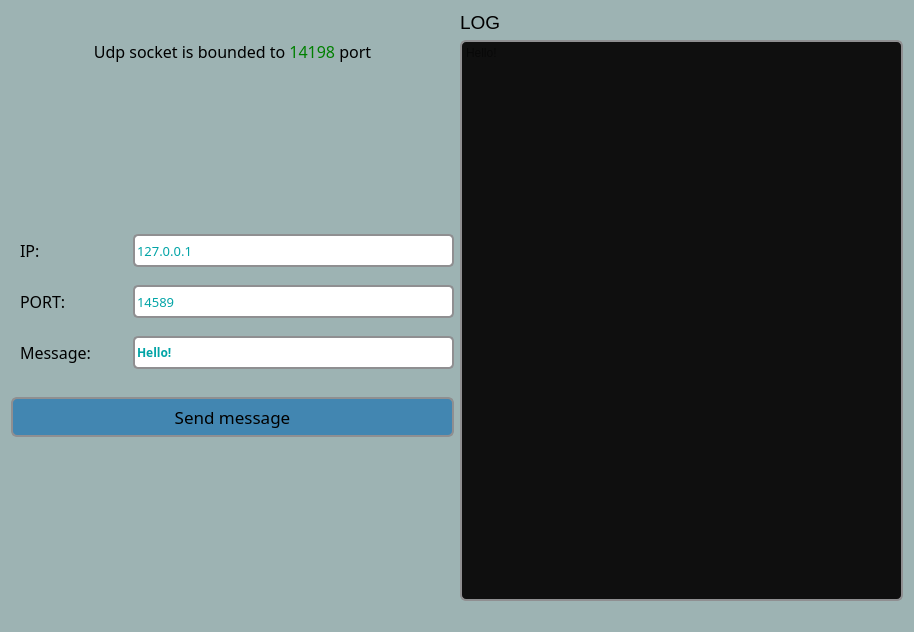
<?xml version="1.0" encoding="UTF-8"?>
<ui version="4.0">
 <class>Window</class>
 <widget class="QWidget" name="Window">
  <property name="geometry">
   <rect>
    <x>0</x>
    <y>0</y>
    <width>914</width>
    <height>632</height>
   </rect>
  </property>
  <property name="font">
   <font>
    <family>Sneakerhead BTN Condensed</family>
    <weight>50</weight>
    <bold>false</bold>
   </font>
  </property>
  <property name="windowTitle">
   <string>Form</string>
  </property>
  <property name="styleSheet">
   <string notr="true">background-color: #9db3b3</string>
  </property>
  <layout class="QGridLayout" name="gridLayout_2">
   <item row="0" column="0">
    <spacer name="horizontalSpacer">
     <property name="orientation">
      <enum>Qt::Horizontal</enum>
     </property>
     <property name="sizeHint" stdset="0">
      <size>
       <width>442</width>
       <height>20</height>
      </size>
     </property>
    </spacer>
   </item>
   <item row="0" column="1">
    <widget class="QLabel" name="label">
     <property name="font">
      <font>
       <pointsize>14</pointsize>
      </font>
     </property>
     <property name="styleSheet">
      <string notr="true">QLabel{
color: &quot;blue&quot;;
}</string>
     </property>
     <property name="text">
      <string>LOG</string>
     </property>
    </widget>
   </item>
   <item row="1" column="0">
    <widget class="QLabel" name="bounded_port_label">
     <property name="font">
      <font>
       <family>Snap ITC</family>
       <pointsize>12</pointsize>
       <italic>false</italic>
      </font>
     </property>
     <property name="mouseTracking">
      <bool>true</bool>
     </property>
     <property name="styleSheet">
      <string notr="true"/>
     </property>
     <property name="text">
      <string>Udp socket is bounded to &lt;font color=&quot;green&quot;&gt;14198&lt;/font&gt; port</string>
     </property>
     <property name="alignment">
      <set>Qt::AlignCenter</set>
     </property>
    </widget>
   </item>
   <item row="1" column="1" rowspan="4">
    <widget class="QTextEdit" name="log_text_edit">
     <property name="font">
      <font>
       <pointsize>9</pointsize>
      </font>
     </property>
     <property name="styleSheet">
      <string notr="true">background-color: #0f0f0f;
border: 2px solid #8f8f91;
border-radius: 6px;</string>
     </property>
     <property name="readOnly">
      <bool>true</bool>
     </property>
     <property name="html">
      <string>&lt;!DOCTYPE HTML PUBLIC &quot;-//W3C//DTD HTML 4.0//EN&quot; &quot;http://www.w3.org/TR/REC-html40/strict.dtd&quot;&gt;
&lt;html&gt;&lt;head&gt;&lt;meta name=&quot;qrichtext&quot; content=&quot;1&quot; /&gt;&lt;style type=&quot;text/css&quot;&gt;
p, li { white-space: pre-wrap; }
&lt;/style&gt;&lt;/head&gt;&lt;body style=&quot; font-family:'MS Shell Dlg 2'; font-size:9pt; font-weight:400; font-style:normal;&quot;&gt;
&lt;p style=&quot;-qt-paragraph-type:empty; margin-top:0px; margin-bottom:0px; margin-left:0px; margin-right:0px; -qt-block-indent:0; text-indent:0px;&quot;&gt;&lt;br /&gt;&lt;/p&gt;&lt;/body&gt;&lt;/html&gt;</string>
     </property>
     <property name="placeholderText">
      <string>Hello!</string>
     </property>
    </widget>
   </item>
   <item row="2" column="0">
    <spacer name="verticalSpacer">
     <property name="orientation">
      <enum>Qt::Vertical</enum>
     </property>
     <property name="sizeType">
      <enum>QSizePolicy::MinimumExpanding</enum>
     </property>
     <property name="sizeHint" stdset="0">
      <size>
       <width>20</width>
       <height>152</height>
      </size>
     </property>
    </spacer>
   </item>
   <item row="3" column="0">
    <layout class="QVBoxLayout" name="verticalLayout" stretch="2,10">
     <property name="spacing">
      <number>28</number>
     </property>
     <property name="sizeConstraint">
      <enum>QLayout::SetMaximumSize</enum>
     </property>
     <item>
      <layout class="QGridLayout" name="gridLayout" columnstretch="0,0">
       <property name="sizeConstraint">
        <enum>QLayout::SetDefaultConstraint</enum>
       </property>
       <property name="leftMargin">
        <number>9</number>
       </property>
       <property name="topMargin">
        <number>0</number>
       </property>
       <property name="horizontalSpacing">
        <number>2</number>
       </property>
       <property name="verticalSpacing">
        <number>18</number>
       </property>
       <item row="0" column="0">
        <widget class="QLabel" name="label_4">
         <property name="minimumSize">
          <size>
           <width>111</width>
           <height>0</height>
          </size>
         </property>
         <property name="maximumSize">
          <size>
           <width>111</width>
           <height>16777215</height>
          </size>
         </property>
         <property name="font">
          <font>
           <family>Space Bd BT</family>
           <pointsize>12</pointsize>
          </font>
         </property>
         <property name="styleSheet">
          <string notr="true">QLabel:hover{
	font-size: 14em;
}

QLabel{
	font-size: 12em;
}</string>
         </property>
         <property name="text">
          <string>IP:</string>
         </property>
        </widget>
       </item>
       <item row="0" column="1">
        <widget class="QLineEdit" name="ip_line_edit">
         <property name="sizePolicy">
          <sizepolicy hsizetype="Expanding" vsizetype="Minimum">
           <horstretch>0</horstretch>
           <verstretch>0</verstretch>
          </sizepolicy>
         </property>
         <property name="minimumSize">
          <size>
           <width>0</width>
           <height>33</height>
          </size>
         </property>
         <property name="maximumSize">
          <size>
           <width>16777215</width>
           <height>42</height>
          </size>
         </property>
         <property name="font">
          <font>
           <family>Swiss921 BT</family>
           <pointsize>10</pointsize>
           <weight>50</weight>
           <bold>false</bold>
          </font>
         </property>
         <property name="styleSheet">
          <string notr="true">background-color: white;
color: #02a4a6;
border: 2px solid #8f8f91;
border-radius: 5px;</string>
         </property>
         <property name="text">
          <string>127.0.0.1</string>
         </property>
        </widget>
       </item>
       <item row="1" column="0">
        <widget class="QLabel" name="label_5">
         <property name="minimumSize">
          <size>
           <width>111</width>
           <height>0</height>
          </size>
         </property>
         <property name="maximumSize">
          <size>
           <width>111</width>
           <height>16777215</height>
          </size>
         </property>
         <property name="font">
          <font>
           <family>Space Bd BT</family>
           <pointsize>12</pointsize>
          </font>
         </property>
         <property name="styleSheet">
          <string notr="true">QLabel:hover{
	font-size: 14em;
}

QLabel{
	font-size: 12em;
}</string>
         </property>
         <property name="text">
          <string>PORT:</string>
         </property>
        </widget>
       </item>
       <item row="1" column="1">
        <widget class="QLineEdit" name="port_line_edit">
         <property name="sizePolicy">
          <sizepolicy hsizetype="Expanding" vsizetype="Minimum">
           <horstretch>0</horstretch>
           <verstretch>0</verstretch>
          </sizepolicy>
         </property>
         <property name="minimumSize">
          <size>
           <width>0</width>
           <height>33</height>
          </size>
         </property>
         <property name="maximumSize">
          <size>
           <width>16777215</width>
           <height>42</height>
          </size>
         </property>
         <property name="font">
          <font>
           <family>Swiss921 BT</family>
           <pointsize>10</pointsize>
           <weight>50</weight>
           <bold>false</bold>
          </font>
         </property>
         <property name="styleSheet">
          <string notr="true">background-color: white;
color: #02a4a6;
border: 2px solid #8f8f91;
border-radius: 5px;</string>
         </property>
         <property name="text">
          <string>14589</string>
         </property>
        </widget>
       </item>
       <item row="2" column="0">
        <widget class="QLabel" name="label_3">
         <property name="minimumSize">
          <size>
           <width>111</width>
           <height>0</height>
          </size>
         </property>
         <property name="maximumSize">
          <size>
           <width>111</width>
           <height>16777215</height>
          </size>
         </property>
         <property name="font">
          <font>
           <family>Space Bd BT</family>
           <pointsize>12</pointsize>
          </font>
         </property>
         <property name="styleSheet">
          <string notr="true">

QLabel:hover{
	font: bold;
}


</string>
         </property>
         <property name="text">
          <string>Message:</string>
         </property>
        </widget>
       </item>
       <item row="2" column="1">
        <widget class="QLineEdit" name="message_line_edit">
         <property name="sizePolicy">
          <sizepolicy hsizetype="Expanding" vsizetype="Minimum">
           <horstretch>0</horstretch>
           <verstretch>0</verstretch>
          </sizepolicy>
         </property>
         <property name="minimumSize">
          <size>
           <width>0</width>
           <height>33</height>
          </size>
         </property>
         <property name="maximumSize">
          <size>
           <width>16777215</width>
           <height>42</height>
          </size>
         </property>
         <property name="font">
          <font>
           <family>Segoe UI Semibold</family>
           <pointsize>9</pointsize>
           <weight>75</weight>
           <bold>true</bold>
          </font>
         </property>
         <property name="styleSheet">
          <string notr="true">background-color: white;
color: #02a4a6;
border: 2px solid #8f8f91;
border-radius: 5px;</string>
         </property>
         <property name="text">
          <string>Hello!</string>
         </property>
        </widget>
       </item>
      </layout>
     </item>
     <item>
      <widget class="QPushButton" name="send_message_btn">
       <property name="sizePolicy">
        <sizepolicy hsizetype="Minimum" vsizetype="Preferred">
         <horstretch>0</horstretch>
         <verstretch>0</verstretch>
        </sizepolicy>
       </property>
       <property name="minimumSize">
        <size>
         <width>0</width>
         <height>40</height>
        </size>
       </property>
       <property name="maximumSize">
        <size>
         <width>16777215</width>
         <height>60</height>
        </size>
       </property>
       <property name="sizeIncrement">
        <size>
         <width>0</width>
         <height>0</height>
        </size>
       </property>
       <property name="font">
        <font>
         <family>Script MT Bold</family>
         <pointsize>13</pointsize>
         <weight>50</weight>
         <italic>false</italic>
         <bold>false</bold>
        </font>
       </property>
       <property name="styleSheet">
        <string notr="true">QPushButton{
	background-color:#4286b1;
	border: 2px solid #8f8f91;
    border-radius: 6px;
	font: 13pt;
}

QPushButton:pressed {
    background-color:#1673ad ;
	border: 2px solid #c8cf03;
}

QPushButton:hover {
   border: 2px solid #dee60c;
	font: bold 15pt;
}</string>
       </property>
       <property name="text">
        <string>Send message</string>
       </property>
      </widget>
     </item>
    </layout>
   </item>
   <item row="4" column="0">
    <spacer name="verticalSpacer_2">
     <property name="orientation">
      <enum>Qt::Vertical</enum>
     </property>
     <property name="sizeType">
      <enum>QSizePolicy::MinimumExpanding</enum>
     </property>
     <property name="sizeHint" stdset="0">
      <size>
       <width>20</width>
       <height>151</height>
      </size>
     </property>
    </spacer>
   </item>
   <item row="5" column="0" colspan="2">
    <spacer name="horizontalSpacer_2">
     <property name="orientation">
      <enum>Qt::Horizontal</enum>
     </property>
     <property name="sizeHint" stdset="0">
      <size>
       <width>893</width>
       <height>20</height>
      </size>
     </property>
    </spacer>
   </item>
  </layout>
 </widget>
 <resources/>
 <connections/>
</ui>
